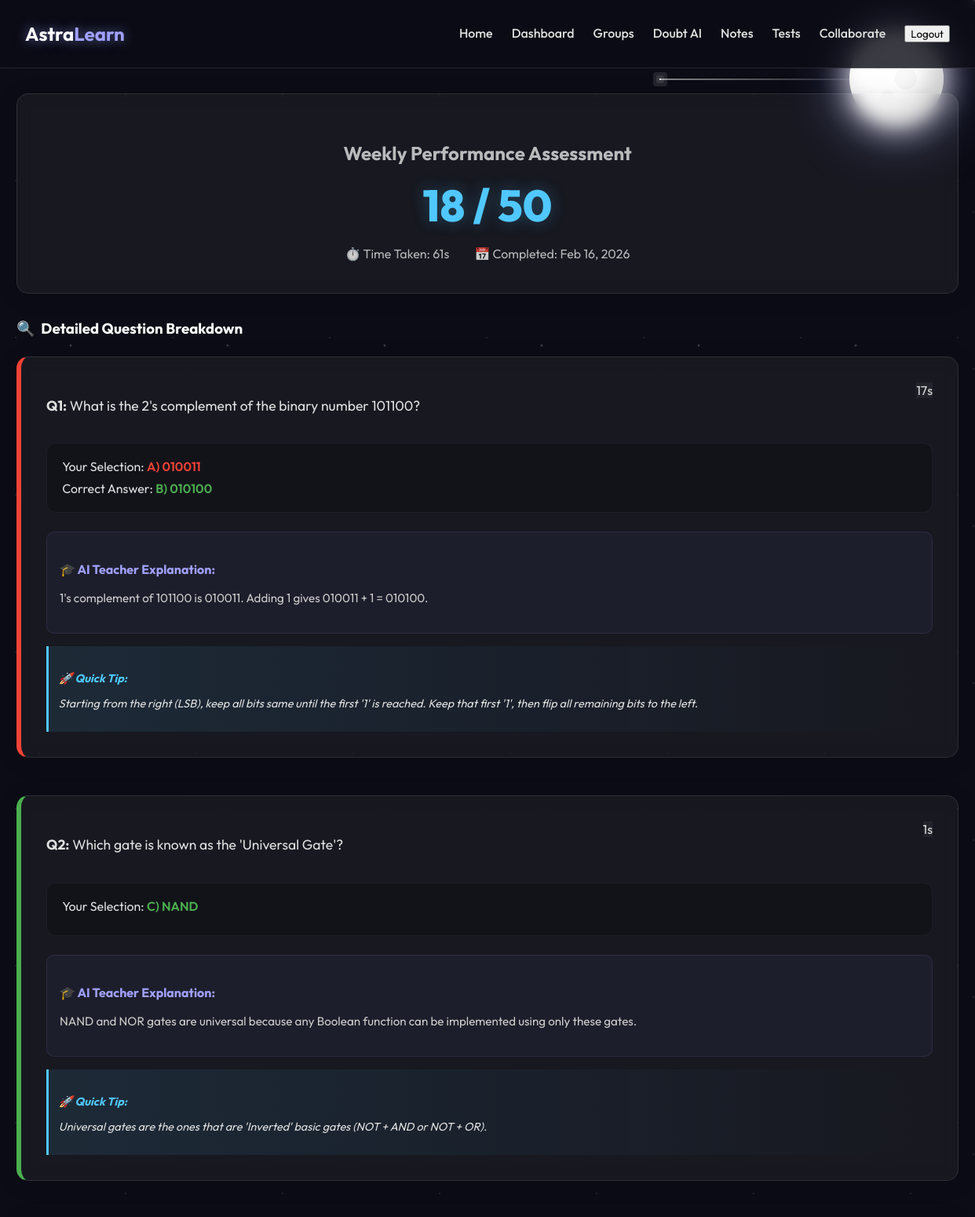
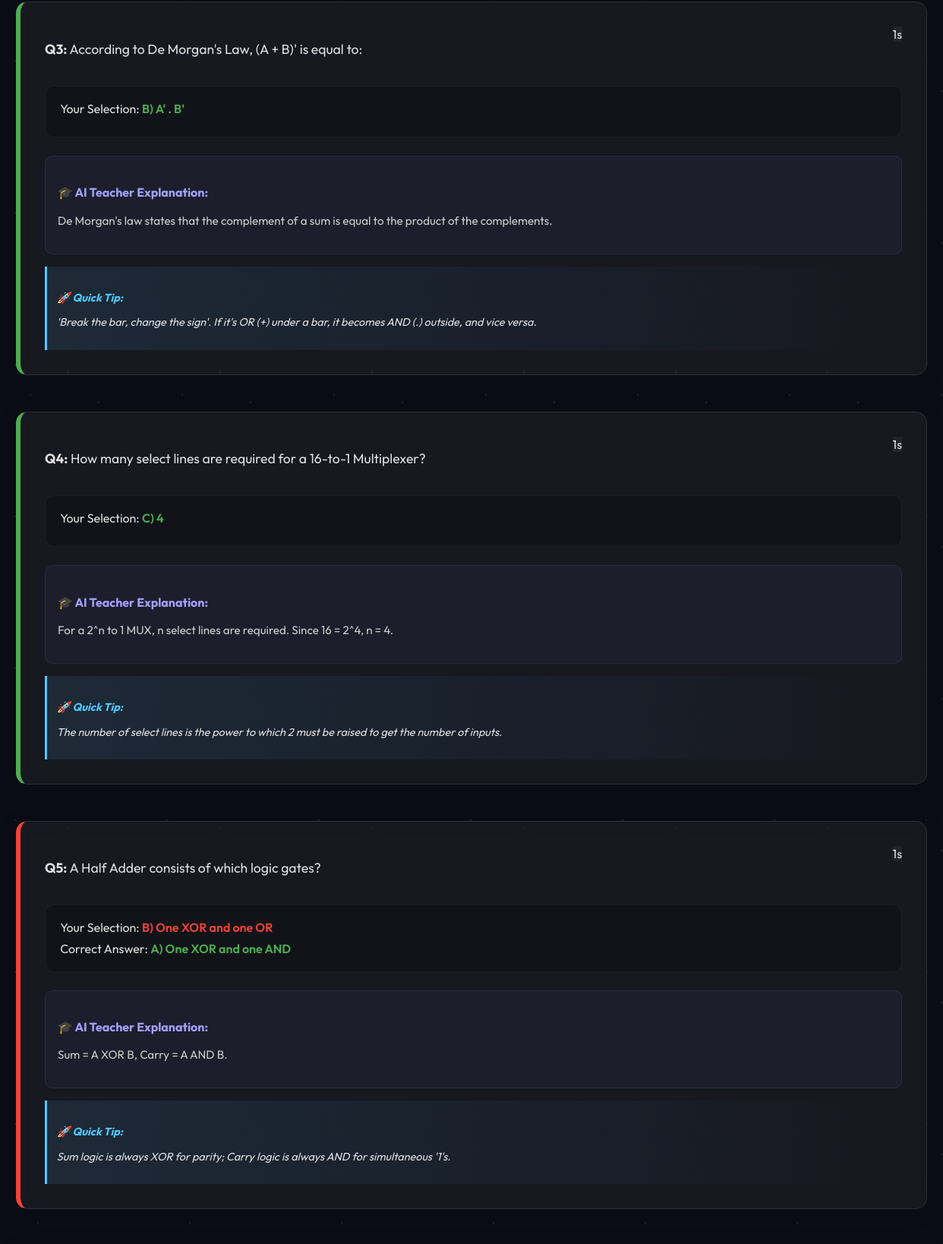
/exams/result/3/ (signed in, upper part), run on the app's committed database (2 pictures, top to bottom).
### exams/models.py (models this page shows, shortened)
class ExamResult(models.Model):
    user = models.ForeignKey(settings.AUTH_USER_MODEL, on_delete=models.CASCADE)
    exam = models.ForeignKey(Exam, on_delete=models.CASCADE)
    score = models.IntegerField()
    total_marks = models.IntegerField(default=50)
    time_taken = models.IntegerField(default=0, help_text="Time taken in seconds")
    breakdown = models.JSONField(null=True, blank=True, help_text="Per question time and correctness")
    completed_at = models.DateTimeField(auto_now_add=True)

### exams/views.py (the view)
# urls.py: path('result/<int:exam_id>/', views.exam_result, name='exam_result'),
@login_required
@cache_control(no_cache=True, must_revalidate=True, no_store=True)
def exam_result(request, exam_id):
    exam = get_object_or_404(Exam, pk=exam_id)
    result = ExamResult.objects.filter(user=request.user, exam=exam).latest('completed_at')
    return render(request, 'exams/result.html', {'exam': exam, 'result': result})

### templates/exams/result.html (shortened to what this page needs)
{% extends 'base.html' %}
{% block content %}
<div class="glass-panel result-header">
    <h2 style="opacity: 0.7;">Weekly Performance Assessment</h2>
    <div class="score-circle">{{ result.score }} / {{ result.total_marks }}</div>
    <div style="display: flex; justify-content: center; gap: 2rem; opacity: 0.8;">
        <span>⏱️ Time Taken: {{ result.time_taken|default:0 }}s</span>
        <span>📅 Completed: {{ result.completed_at|date:"M d, Y" }}</span>
    </div>
</div>
<h3 style="margin-bottom: 1.5rem; display: flex; align-items: center; gap: 0.5rem;">
    <span>🔍</span> Detailed Question Breakdown
</h3>
<div style="display: flex; flex-direction: column; gap: 1rem;">
    {% for item in result.breakdown %}
    <div class="glass-panel analysis-card {% if item.is_correct %}correct-border{% else %}incorrect-border{% endif %}">
        <div style="display: flex; justify-content: space-between; align-items: start; gap: 1rem;">
            <p style="font-size: 1.1rem; flex: 1;"><strong>Q{{ forloop.counter }}:</strong> {{ item.text }}</p>
            <span class="status-badge" style="background: rgba(255,255,255,0.05);">{{ item.duration }}s</span>
        </div>
        <div class="answer-box">
            <div style="margin-bottom: 0.5rem;">
                Your Selection:
                <span class="choice-text {% if item.is_correct %}correct-text{% else %}incorrect-text{% endif %}">
                    {{ item.user_choice }})
                    {% if item.user_choice == 'A' %}{{ item.options.A }}
                    {% elif item.user_choice == 'B' %}{{ item.options.B }}
                    {% elif item.user_choice == 'C' %}{{ item.options.C }}
                    {% elif item.user_choice == 'D' %}{{ item.options.D }}
                    {% else %}Skipped{% endif %}
                </span>
            </div>
            {% if not item.is_correct %}
            <div>
                Correct Answer:
                <span class="choice-text correct-text">
                    {{ item.correct_choice }})
                    {% if item.correct_choice == 'A' %}{{ item.options.A }}
                    {% elif item.correct_choice == 'B' %}{{ item.options.B }}
                    {% elif item.correct_choice == 'C' %}{{ item.options.C }}
                    {% elif item.correct_choice == 'D' %}{{ item.options.D }}{% endif %}
                </span>
            </div>
            {% endif %}
        </div>
        <div class="ai-insight">
            <h4 style="color: var(--primary-color); margin-bottom: 0.5rem;">🎓 AI Teacher Explanation:</h4>
            <p style="font-size: 0.95rem; line-height: 1.6; color: #ccc;">{{ item.explanation }}</p>
        </div>
        {% if item.trick %}
        <div class="trick-box">
            <h4 style="color: var(--secondary-color); font-size: 0.9rem; margin-bottom: 0.3rem;">🚀 Quick Tip:</h4>
            <p style="font-size: 0.9rem;">{{ item.trick }}</p>
        </div>
        {% endif %}
    </div>
    {% endfor %}
</div>
{% endblock %}

### static/css/style.css (style rules this page uses)
:root { --primary-color: #A0A0FF; --secondary-color: #50C8FF; --accent-glow: 0 0 15px rgba(160, 160, 255, 0.6); --bg-dark: #0B0C15; --glass-bg: rgba(255, 255, 255, 0.05); --glass-border: 1px solid rgba(255, 255, 255, 0.1); --text-color: #E0E0E0; --font-family: 'Outfit', sans-serif; }
body { background-color: var(--bg-dark); color: var(--text-color); font-family: var(--font-family); margin: 0; padding: 0; overflow-x: hidden; min-height: 100vh; display: flex; flex-direction: column; }
.glass-panel { background: var(--glass-bg); backdrop-filter: blur(10px); border: var(--glass-border); border-radius: 15px; padding: 2rem; box-shadow: 0 4px 30px rgba(0, 0, 0, 0.1); margin-bottom: 2rem; }
h1, h2, h3 { color: white; margin-bottom: 1rem; }

### templates/exams/result.html (style rules this page uses)
.result-header { text-align: center; margin-bottom: 2rem; padding: 2.5rem; }
.score-circle { font-size: 3.5rem; font-weight: 800; color: var(--secondary-color); margin: 1rem 0; text-shadow: 0 0 20px rgba(80, 200, 255, 0.3); }
.analysis-card { margin-bottom: 2rem; border-left: 6px solid #444; transition: transform 0.2s; }
.correct-border { border-left-color: #4caf50 !important; }
.incorrect-border { border-left-color: #f44336 !important; }
.answer-box { margin: 1.2rem 0; padding: 1.2rem; background: rgba(0, 0, 0, 0.2); border-radius: 12px; border: 1px solid rgba(255, 255, 255, 0.05); }
.choice-text { font-weight: 600; }
.correct-text { color: #4caf50; }
.incorrect-text { color: #f44336; }
.ai-insight { margin-top: 1.5rem; padding: 1rem; background: rgba(160, 160, 255, 0.05); border-radius: 10px; border: 1px solid rgba(160, 160, 255, 0.1); }
.trick-box { margin-top: 1rem; padding: 0.8rem; background: linear-gradient(90deg, rgba(80, 200, 255, 0.1), transparent); border-left: 3px solid var(--secondary-color); font-style: italic; }

### data on the page
ExamResult: score "18", total_marks "50", time_taken "61", completed_at "Feb 16, 2026"

### other printed values
{{ item.text }} "What is the 2's complement of the binary number 101100?" "Which gate is known as the 'Universal Gate'?" "According to De Morgan's Law, (A + B)' is equal to:" "How many select lines are required for a 16-to-1 Multiplexer?" "A Half Adder consists of which logic gates?"
{{ item.duration }} "17" "1" "1" "1" "1"
{{ item.user_choice }} "A" "C" "B" "C" "B"
{{ item.options.A }} "010011"
{{ item.correct_choice }} "B" "A"
{{ item.options.B }} "010100"
{{ item.explanation }} "1's complement of 101100 is 010011. Adding 1 gives 010011 + 1 = 010100." "NAND and NOR gates are universal because any Boolean function can be implemented using only these gates." "De Morgan's law states that the complement of a sum is equal to the product of the complements." "For a 2^n to 1 MUX, n select lines are required. Since 16 = 2^4, n = 4." "Sum = A XOR B, Carry = A AND B."
{{ item.trick }} "Starting from the right (LSB), keep all bits same until the first '1' is reached. Keep that first '1', then flip all remaining bits to the left." "Universal gates are the ones that are 'Inverted' basic gates (NOT + AND or NOT + OR)." "'Break the bar, change the sign'. If it's OR (+) under a bar, it becomes AND (.) outside, and vice versa." "The number of select lines is the power to which 2 must be raised to get the number of inputs." "Sum logic is always XOR for parity; Carry logic is always AND for simultaneous '1's."
{{ item.options.C }} "NAND" "4"
{{ item.options.B }} "A' . B'" "One XOR and one OR"
{{ item.options.A }} "One XOR and one AND"
